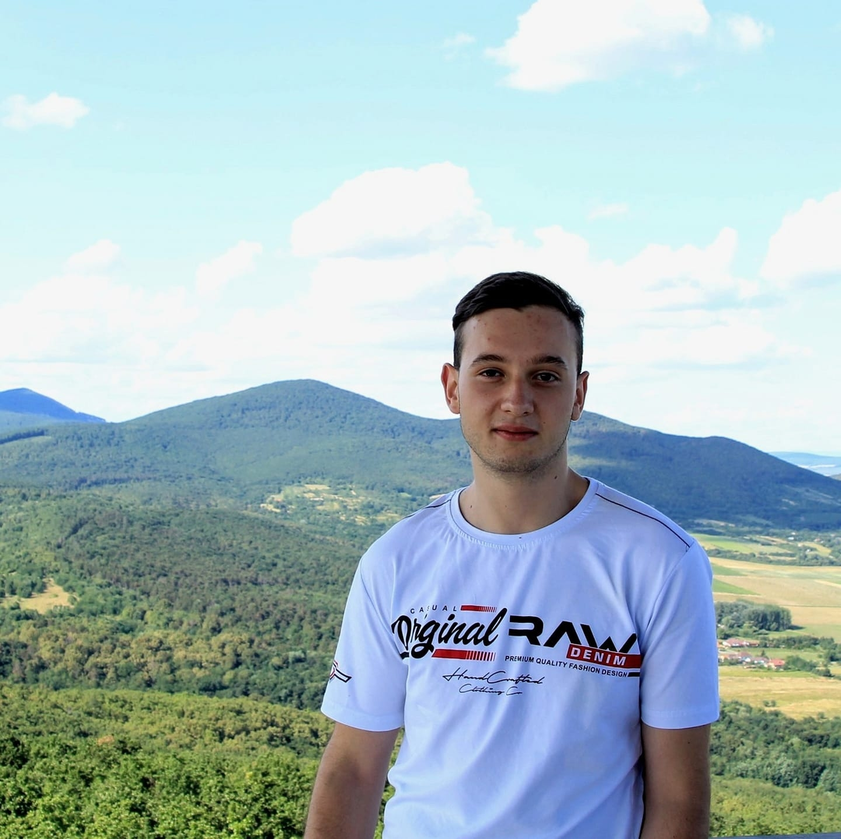
#> input picture mesteri/2. felev/orvosikepf/zh feladatok/input.png, 841 x 839 px, shrunk from 1440 x 1435 before the run
$ python 5.py
#> lines starting #> are read from the running program, lines starting #| are printed output that depends on the picture; after the words box and inside, x2 and y2 are one past the last pixel; in counts of white or black regions, pixels touching at a corner belong together
# Küszöbölés szűrkeskálás képeken. A küszöbök száma max. 3.

import os
import numpy as np
import cv2
import matplotlib.pyplot as plt

def multi_threshold(image, thresholds):
    thresh = sorted(thresholds)[:3]
    bins = np.digitize(image, thresh)
    max_val = len(thresh)
    result = (bins * (255 / max_val)).astype(np.uint8)
    return result

def main():
    file_path = os.path.join(os.path.dirname(os.path.abspath(__file__)), 'input.png')
    img = cv2.imread(file_path, cv2.IMREAD_GRAYSCALE)
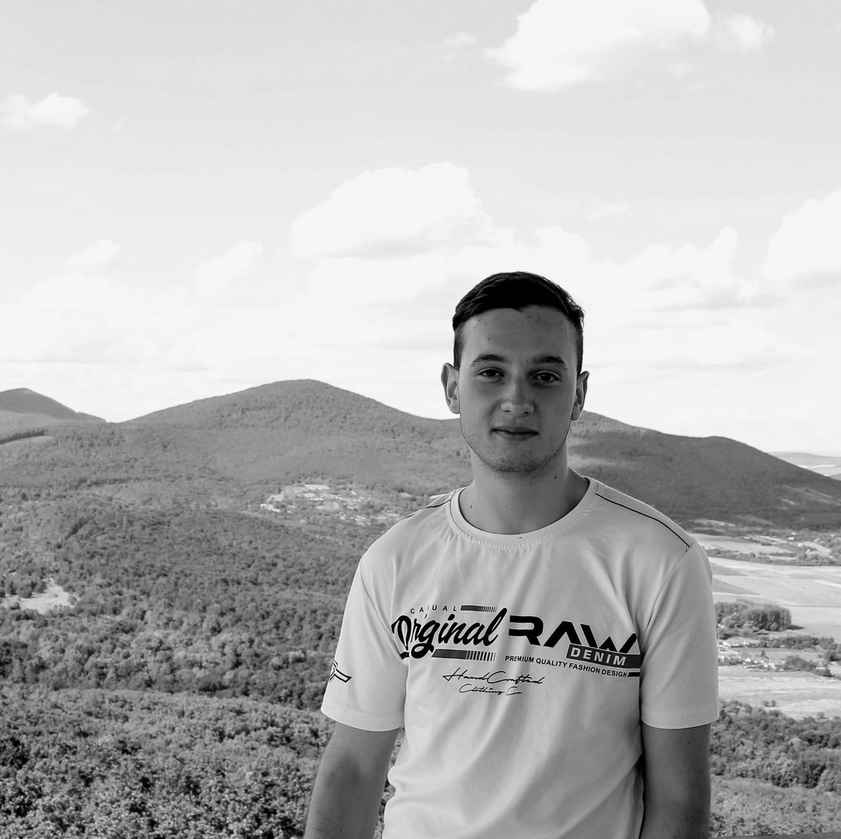
#> img: shape (839, 841); min 0, max 255, mean 180.4
    if img is not None:
        res_1 = multi_threshold(img, [128])
#> in multi_threshold, `bins = np.digitize(image, thresh)`:
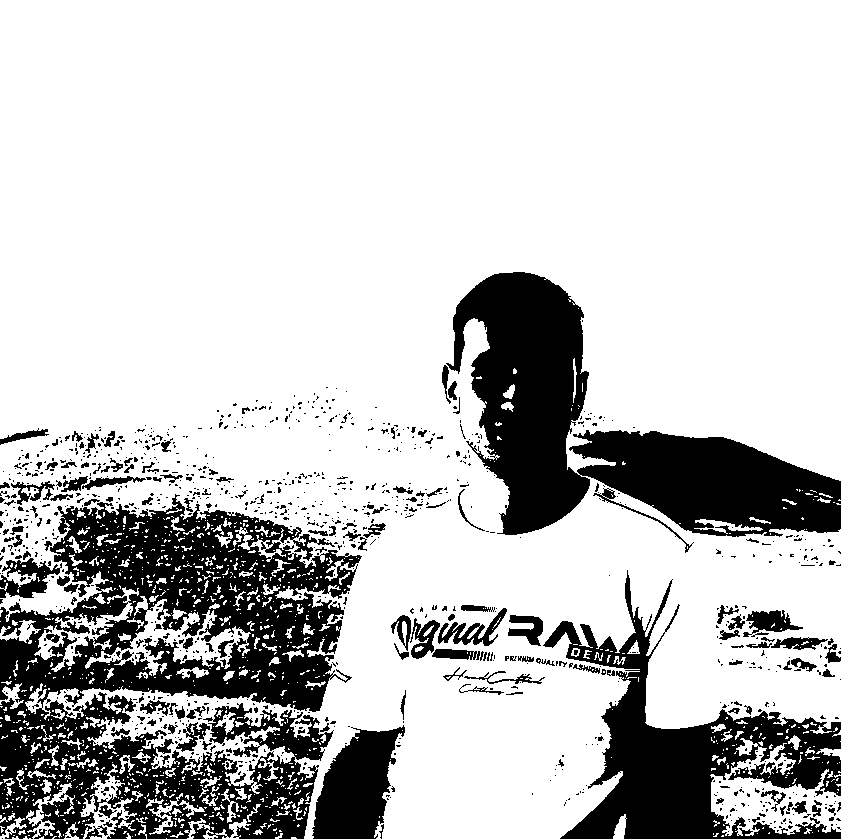
#> bins: shape (839, 841) int64; values 0 (black) and 1 (white), 77.5% white; 1112 black regions (955 under 20 px), largest, box (x1, y1, x2, y2) and area: (0, 494, 362, 839) 66570, (446, 272, 841, 537) 42046, (543, 570, 841, 839) 24780
        res_2 = multi_threshold(img, [85, 170])
#> in multi_threshold (call 2), `bins = np.digitize(image, thresh)`:
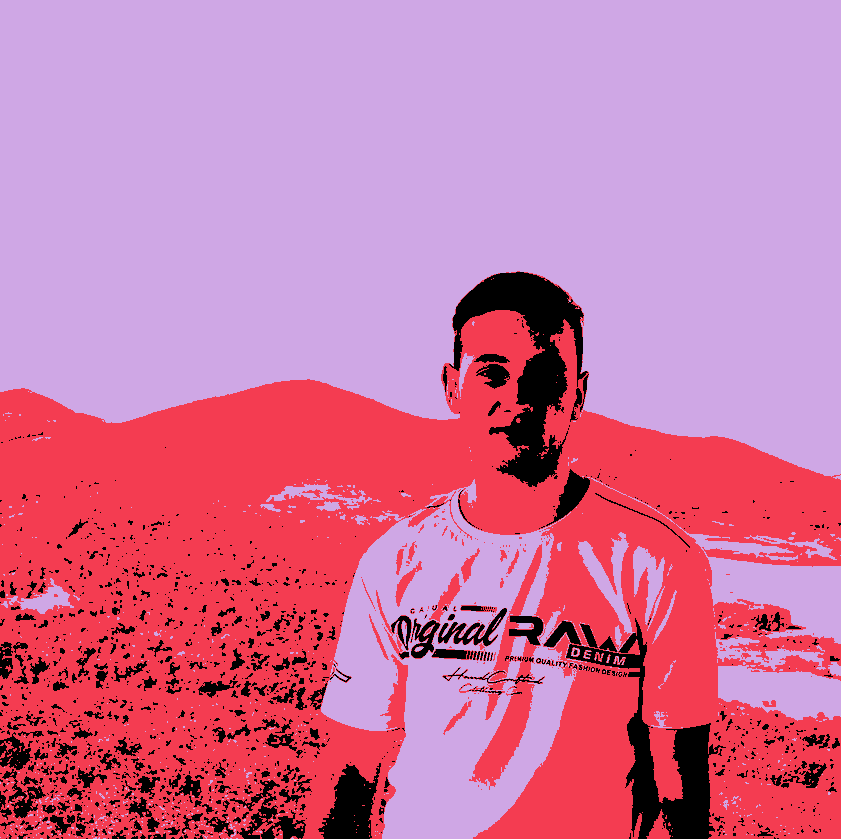
#> bins: shape (839, 841) int64; 3 distinct labels, from 0 to 2; one colour per label, 0 black
#> in multi_threshold (call 2), `result = (bins * (255 / max_val)).astype(np.uint8)`:
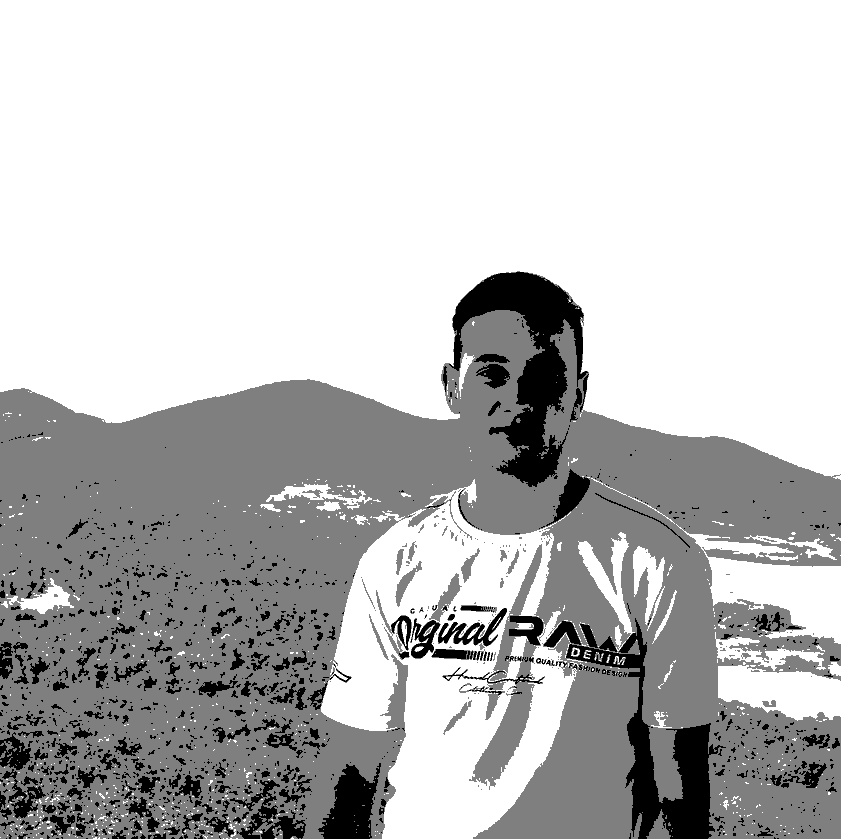
#> result: shape (839, 841); min 0, max 255, mean 190.9
        res_3 = multi_threshold(img, [64, 128, 192])
#> in multi_threshold (call 3), `bins = np.digitize(image, thresh)`:
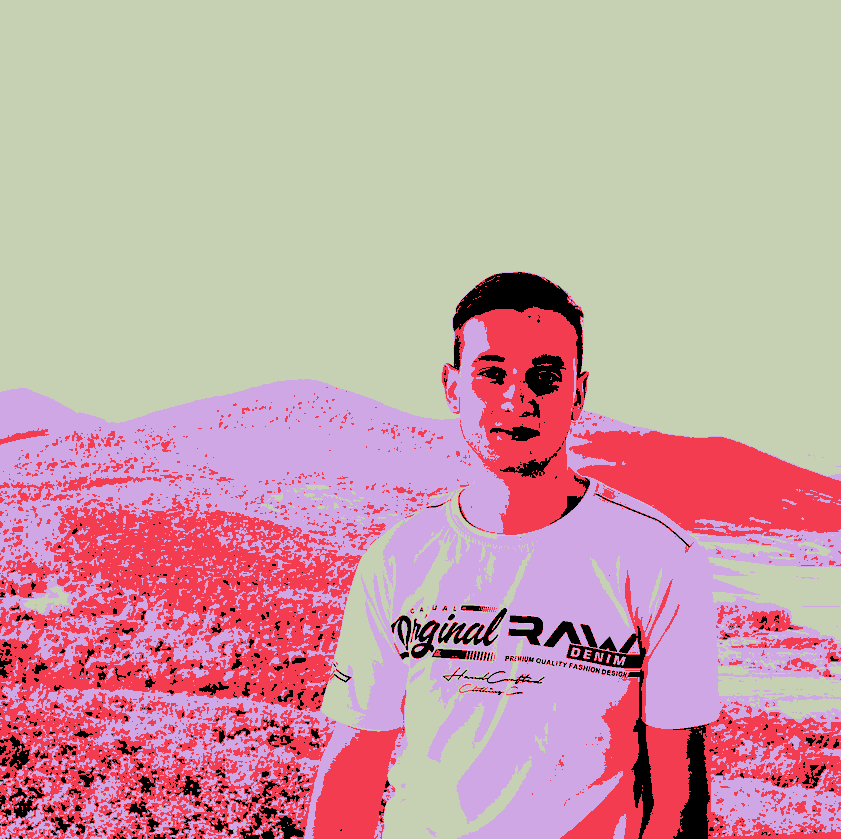
#> bins: shape (839, 841) int64; 4 distinct labels, from 0 to 3; one colour per label, 0 black
#> in multi_threshold (call 3), `result = (bins * (255 / max_val)).astype(np.uint8)`:
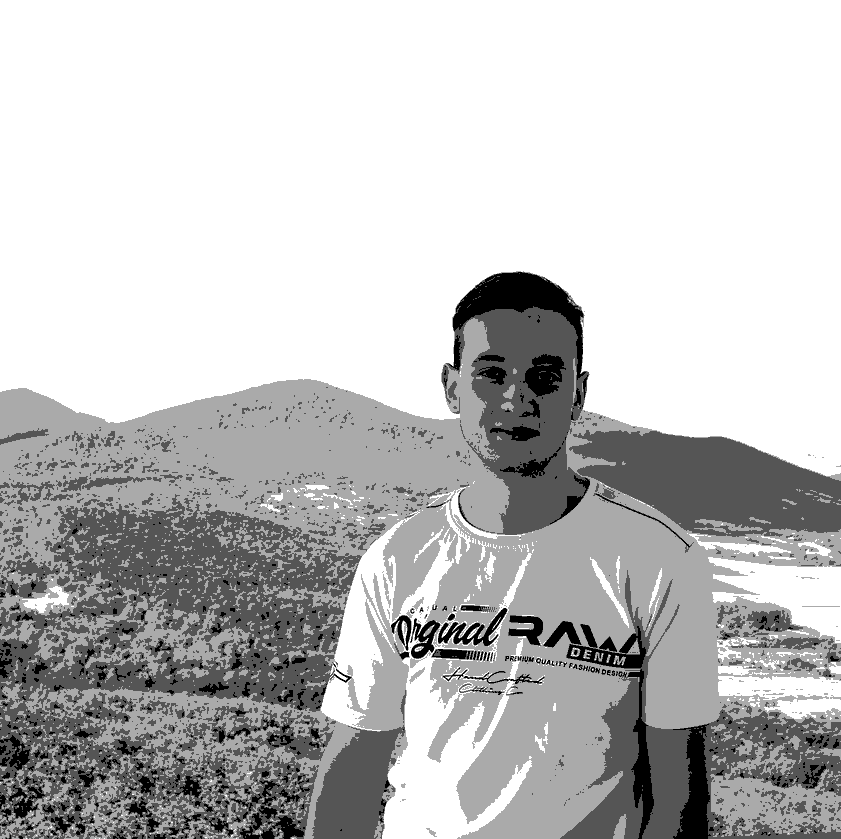
#> result: shape (839, 841); min 0, max 255, mean 192

        plt.figure(figsize=(15, 5))

        plt.subplot(1, 4, 1)
        plt.imshow(img, vmin=0, vmax=255, cmap='gray')
        plt.title('Eredeti kép')
        plt.axis('off')

        plt.subplot(1, 4, 2)
        plt.imshow(res_1, vmin=0, vmax=255, cmap='gray')
        plt.title('1 küszöb')
        plt.axis('off')

        plt.subplot(1, 4, 3)
        plt.imshow(res_2, vmin=0, vmax=255, cmap='gray')
        plt.title('2 küszöb')
        plt.axis('off')

        plt.subplot(1, 4, 4)
        plt.imshow(res_3, vmin=0, vmax=255, cmap='gray')
        plt.title('3 küszöb')
        plt.axis('off')

        plt.tight_layout()
        plt.show()
    else:
        print(f"Nem sikerült betölteni a képet: {file_path}")

if __name__ == '__main__':
    main()
